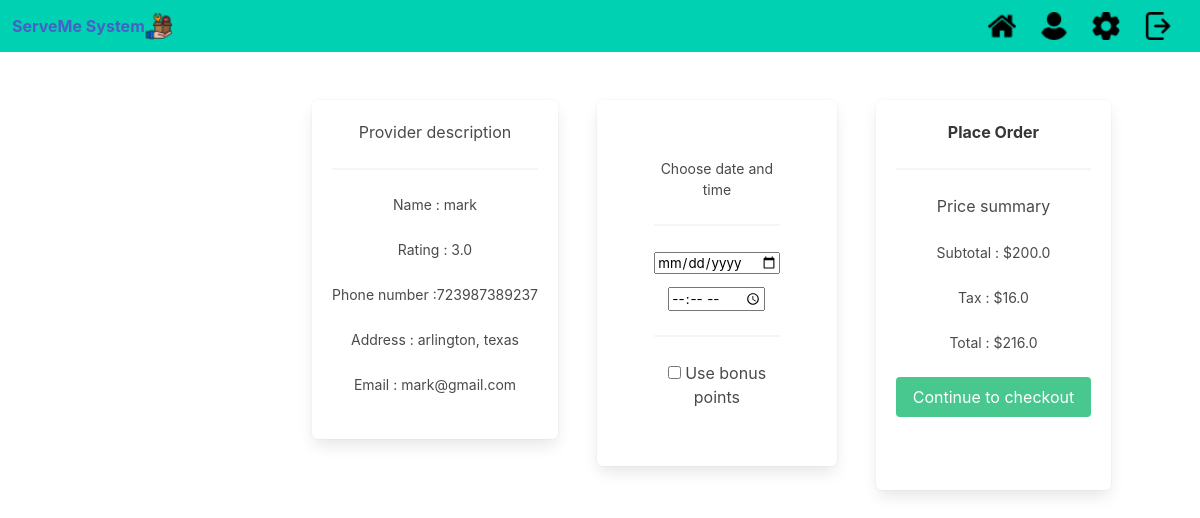
Screenshot of /providers?provider_id=1&service_id=2 (signed in) with the database file from the repository.
### serveme/models.py (models this page shows, shortened)
class Provider (db.Model):
    provider_id     = db.Column(db.Integer, primary_key=True)
    userID        = db.Column(db.Integer, db.ForeignKey('user.userID'), nullable=False)
    provider_name   = db.Column(db.String(50), nullable=False)
    rating_avg      = db.Column(db.Float)
    phone_number    = db.Column(db.String(10), nullable=False)
    address         = db.Column(db.String(25), nullable=False)
    email           = db.Column(db.String(20), nullable=False)
    ssn             = db.Column(db.String(9), nullable=False)
    services        = db.relationship('Service', backref='service_provider', lazy=True)

class Service (db.Model):
    __searchable__  = ['description']
    provider_id     = db.Column(db.Integer, db.ForeignKey('provider.provider_id'), nullable=False)
    service_id      = db.Column(db.Integer, nullable=False, primary_key=True)
    rating_avg      = db.Column(db.Float(precision=2), nullable=False)
    service_name    = db.Column(db.String(20), nullable=False)
    cost            = db.Column(db.Float(precision=2), nullable=False)
    description     = db.Column(db.String(255), nullable=False)
    category        = db.Column(db.String(20), nullable=False)

### serveme/providerController.py (the view)
@providerController.route('/providers')
def providers():
    provider_id_from_client=request.args.get('provider_id')
    service_id_from_client = request.args.get('service_id')
    result = Provider.query.filter_by(provider_id=provider_id_from_client).all()
    service_result = Service.query.filter_by(service_id=service_id_from_client)
    return render_template('order.html',provider_id = provider_id_from_client, service_id = service_id_from_client, providers=result, services=service_result, user = current_user)

### serveme/templates/order.html (shortened to what this page needs)
{% extends "base.html" %}
{% block content %}
<br>
<br>
{%if providers != null%}
 <div style="display: flex; flex-direction: horizontal; margin-left:20%;">
    <div >
        <div class="box">
            <h1>Provider description</h1>
            <hr>
            <p style="text-align:center">Name : {{providers[0].provider_name}}</p>
            <br>
            <p>Rating : {{providers[0].rating_avg}}</p>
            <br>
            <p>Phone number :{{providers[0].phone_number}}</p>
            <br>
            <p>Address : {{providers[0].address}}</p>
            <br>
            <p>Email : {{providers[0].email}}</p>
            <br>
        </div>
    </div>
    <form method="POST" action="{{ url_for('orderController.order',cost=0.08*services[0].cost + services[0].cost, description=services[0].description, provider_id = provider_id, service_id=service_id) }}">
            <div style="display: flex; flex-direction: horizontal;">
                <div class="box" style="margin-left:10%; padding:15%;">
                    <p>Choose date and time</p>
                    <hr>
                    <div class="field">
                        <div class="control">
                            <input type="date" name="date">
                        </div>
                    </div>
                    <div class="field">
                        <div class="control">
                            <input type="time" name="time">
                        </div>
                    </div>
                    <hr>
                    <input type="checkbox" id="myCheck" />
                Use bonus points
                </div>
                {% if services != null %}
                <div  class="box" style="margin-left: 10%;" >
                    <h1> <strong>Place Order</strong> </h1>
                    <hr>
                    <h1>Price summary</h1>
                    <br>
                    <p>Subtotal : ${{services[0].cost}}</p>
                    <br>
                    <p>Tax : ${{0.08 * services[0].cost}}</p>
                    <br>
                    <p>Total : ${{0.08*services[0].cost + services[0].cost}} </p>
                    <br>
                    <button class="button is-success">Continue to checkout</button>
                    <br>
                </div>
                {%endif%}
            </div>
    </form>
</div>
{%endif%}
{% endblock %}

### serveme/static/styles.css (style rules this page uses)
p { font-size: 14px; line-height: 21px; }

### rows the page displays
Provider: provider_name "mark", rating_avg "3.0", phone_number "723987389237", address "arlington, texas", email "mark@gmail.com"
Service: cost "200.0", 0.08*services[0].cost "16.0", 0.08*services[0].cost+services[0].cost "216.0"
